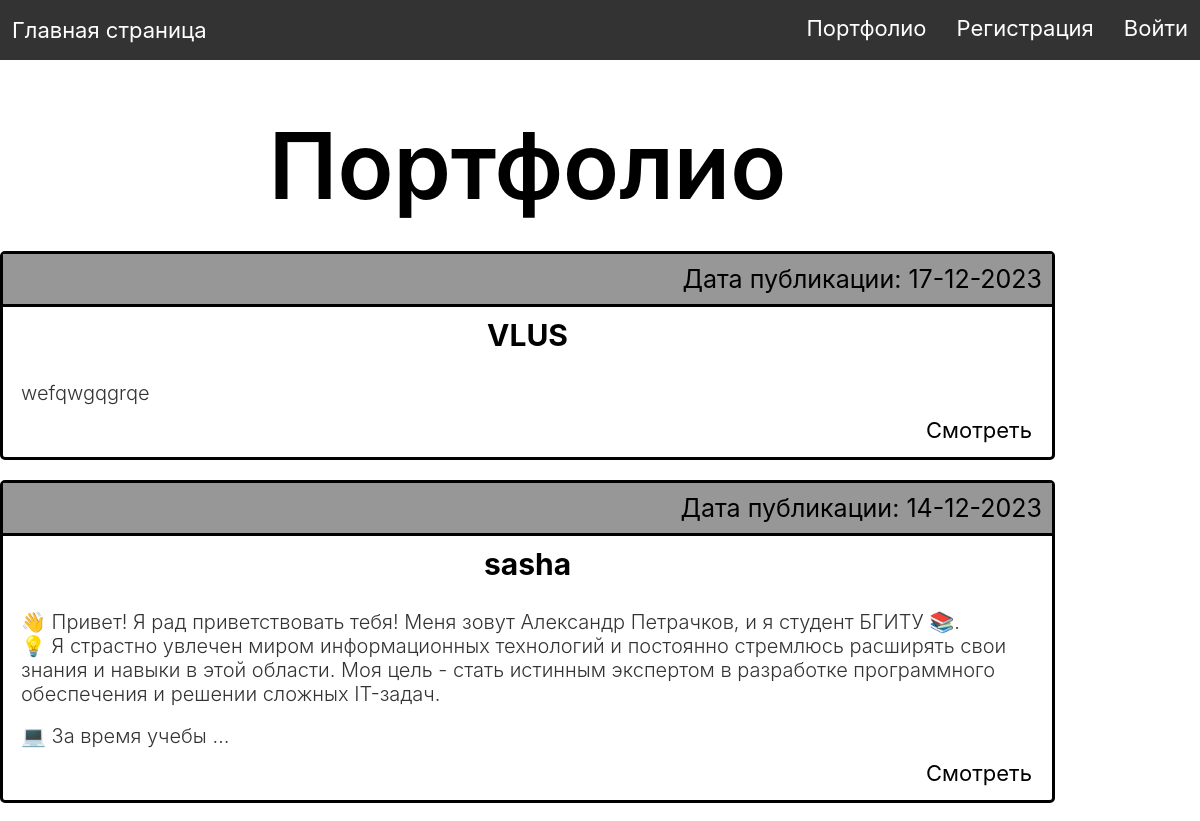
Page /portfolio/ (upper part) on the earlier database version.
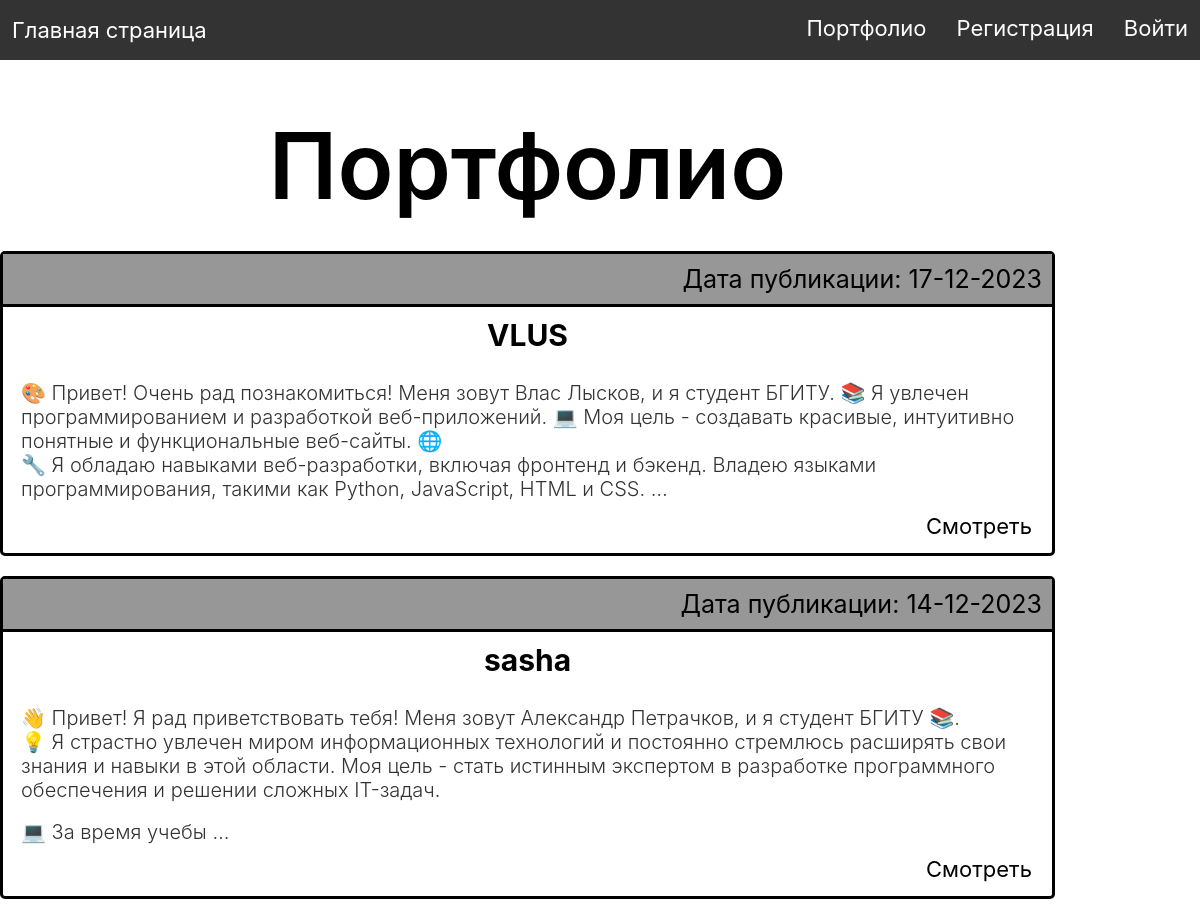
Same page on the later database version.
### people/models.py (models this page shows, shortened)
class Portfolio(models.Model):
    user = models.OneToOneField(User, on_delete=models.CASCADE)
    slug = models.SlugField(max_length=255, unique=True, db_index=True, verbose_name="URL")
    creation_date = models.DateField(auto_now_add=True)
    update_date = models.DateField(auto_now=True)
    description = models.TextField(max_length=1765, verbose_name="Описание")
    skills = models.CharField(max_length=255, verbose_name="Навыки")
    def get_absolute_url(self):
        return reverse('portfolio_slug', kwargs={'portfolio_slug': self.slug})
    class Meta:
        verbose_name = 'Портфолио'
        verbose_name_plural = 'Портфолио'
        ordering = ['-creation_date', 'user']

### people/views.py (the view)
# urls.py: path('portfolio/', portfolio, name='portfolio'),
def portfolio(request):
    posts = Portfolio.objects.all()
    data = {
        'menu': menu,
        'title': 'Портфолио',
        'posts': posts
    }
    return render(request, 'people/portfolio.html', context=data)

### people/templates/people/portfolio.html (shortened to what this page needs)
{% extends 'people/base.html' %}
{% block content_css %}
{% load static %}
<link rel="stylesheet" type="text/css" href=" {% static 'people/css/portfolio.css' %}">
{% endblock %}
{% block content %}
     <div class="portfolio-container">
        <h1>{{title}}</h1>
        <ul class="list-articles">
        {% for p in posts %}
            <div class="frame">
            <li>
                <div class="article-panel">
                    <p class="last">Дата публикации: {{p.creation_date|date:"d-m-Y"}}</p>
                </div>
                    <h2>{{p.user}}</h2>
            <div class="text-description">
                {% autoescape on %}
                {{p.description|linebreaks|truncatewords:50}}
                {% endautoescape %}
            </div>
                <div class="clear">
                    <a class="look" href="{{ p.get_absolute_url }}">Смотреть</a>
                </div>
                </li>
            </div>
            <br>
        {% endfor %}
        </ul>
     </div>
{% endblock %}

Differences in the rows shown:
changed Portfolio "VLUS": description "wefqwgqgrqe" → "🎨 Привет! Очень рад познакомиться! Меня зовут Влас Лысков, и я студент БГИТУ. 📚 Я увлечен программированием и разработкой веб-приложений. 💻 Моя цель - создавать красивые, интуитивно понятные и функциональные веб-сайты. 🌐 🔧 Я обладаю навыками веб-разработки, включая фронтенд и бэкенд. Владею языками программирования, такими как Python, JavaScript, HTML и CSS. …"
